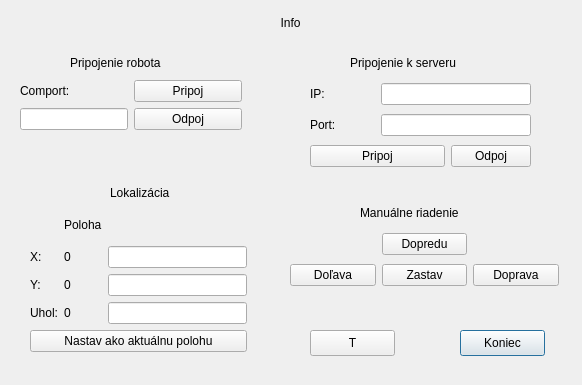
<?xml version="1.0" encoding="UTF-8"?>
<ui version="4.0">
 <class>agentForm</class>
 <widget class="QDialog" name="agentForm">
  <property name="geometry">
   <rect>
    <x>0</x>
    <y>0</y>
    <width>582</width>
    <height>385</height>
   </rect>
  </property>
  <property name="windowTitle">
   <string>agentForm</string>
  </property>
  <widget class="QPushButton" name="koniecButton">
   <property name="geometry">
    <rect>
     <x>460</x>
     <y>330</y>
     <width>85</width>
     <height>26</height>
    </rect>
   </property>
   <property name="text">
    <string>Koniec</string>
   </property>
  </widget>
  <widget class="QLabel" name="infoLabel">
   <property name="geometry">
    <rect>
     <x>0</x>
     <y>10</y>
     <width>581</width>
     <height>26</height>
    </rect>
   </property>
   <property name="text">
    <string>Info</string>
   </property>
   <property name="alignment">
    <set>Qt::AlignCenter</set>
   </property>
  </widget>
  <widget class="QLabel" name="label_12">
   <property name="geometry">
    <rect>
     <x>70</x>
     <y>50</y>
     <width>111</width>
     <height>26</height>
    </rect>
   </property>
   <property name="text">
    <string>Pripojenie robota</string>
   </property>
  </widget>
  <widget class="QLabel" name="label_13">
   <property name="geometry">
    <rect>
     <x>350</x>
     <y>50</y>
     <width>131</width>
     <height>26</height>
    </rect>
   </property>
   <property name="text">
    <string>Pripojenie k serveru</string>
   </property>
  </widget>
  <widget class="QLabel" name="label_14">
   <property name="geometry">
    <rect>
     <x>110</x>
     <y>180</y>
     <width>111</width>
     <height>26</height>
    </rect>
   </property>
   <property name="text">
    <string>Lokalizácia</string>
   </property>
  </widget>
  <widget class="QLabel" name="label_15">
   <property name="geometry">
    <rect>
     <x>360</x>
     <y>200</y>
     <width>111</width>
     <height>26</height>
    </rect>
   </property>
   <property name="text">
    <string>Manuálne riadenie</string>
   </property>
  </widget>
  <widget class="QWidget" name="layoutWidget">
   <property name="geometry">
    <rect>
     <x>20</x>
     <y>80</y>
     <width>222</width>
     <height>60</height>
    </rect>
   </property>
   <layout class="QFormLayout" name="formLayout">
    <item row="0" column="0">
     <widget class="QLabel" name="label">
      <property name="text">
       <string>Comport:</string>
      </property>
     </widget>
    </item>
    <item row="0" column="1">
     <widget class="QPushButton" name="pripojComportButton">
      <property name="text">
       <string>Pripoj</string>
      </property>
     </widget>
    </item>
    <item row="1" column="0">
     <widget class="QLineEdit" name="comportEdit">
      <property name="text">
       <string/>
      </property>
     </widget>
    </item>
    <item row="1" column="1">
     <widget class="QPushButton" name="odpojComportButton">
      <property name="text">
       <string>Odpoj</string>
      </property>
     </widget>
    </item>
   </layout>
  </widget>
  <widget class="QWidget" name="layoutWidget">
   <property name="geometry">
    <rect>
     <x>310</x>
     <y>80</y>
     <width>221</width>
     <height>90</height>
    </rect>
   </property>
   <layout class="QGridLayout" name="gridLayout">
    <item row="0" column="0">
     <widget class="QLabel" name="label_2">
      <property name="text">
       <string>IP:</string>
      </property>
     </widget>
    </item>
    <item row="0" column="1" colspan="2">
     <widget class="QLineEdit" name="ipEdit">
      <property name="text">
       <string/>
      </property>
     </widget>
    </item>
    <item row="1" column="0">
     <widget class="QLabel" name="label_3">
      <property name="text">
       <string>Port:</string>
      </property>
     </widget>
    </item>
    <item row="1" column="1" colspan="2">
     <widget class="QLineEdit" name="ipPortEdit">
      <property name="text">
       <string/>
      </property>
     </widget>
    </item>
    <item row="2" column="2">
     <widget class="QPushButton" name="odpojServerButton">
      <property name="text">
       <string>Odpoj</string>
      </property>
     </widget>
    </item>
    <item row="2" column="0" colspan="2">
     <widget class="QPushButton" name="pripojServerButton">
      <property name="text">
       <string>Pripoj</string>
      </property>
     </widget>
    </item>
   </layout>
  </widget>
  <widget class="QWidget" name="layoutWidget">
   <property name="geometry">
    <rect>
     <x>290</x>
     <y>230</y>
     <width>269</width>
     <height>60</height>
    </rect>
   </property>
   <layout class="QGridLayout" name="gridLayout_2">
    <item row="0" column="1">
     <widget class="QPushButton" name="dopreduButton">
      <property name="text">
       <string>Dopredu</string>
      </property>
     </widget>
    </item>
    <item row="1" column="0">
     <widget class="QPushButton" name="dolavaButton">
      <property name="text">
       <string>Doľava</string>
      </property>
     </widget>
    </item>
    <item row="1" column="1">
     <widget class="QPushButton" name="zastavButton">
      <property name="text">
       <string>Zastav</string>
      </property>
     </widget>
    </item>
    <item row="1" column="2">
     <widget class="QPushButton" name="dopravaButton">
      <property name="text">
       <string>Doprava</string>
      </property>
     </widget>
    </item>
   </layout>
  </widget>
  <widget class="QWidget" name="layoutWidget">
   <property name="geometry">
    <rect>
     <x>30</x>
     <y>210</y>
     <width>217</width>
     <height>142</height>
    </rect>
   </property>
   <layout class="QGridLayout" name="gridLayout_3">
    <item row="0" column="1">
     <widget class="QLabel" name="label_10">
      <property name="text">
       <string>Poloha</string>
      </property>
     </widget>
    </item>
    <item row="1" column="0">
     <widget class="QLabel" name="label_4">
      <property name="text">
       <string>X:</string>
      </property>
     </widget>
    </item>
    <item row="1" column="1">
     <widget class="QLabel" name="xLabel">
      <property name="text">
       <string>0</string>
      </property>
     </widget>
    </item>
    <item row="1" column="2">
     <widget class="QLineEdit" name="x0Edit"/>
    </item>
    <item row="2" column="0">
     <widget class="QLabel" name="label_5">
      <property name="text">
       <string>Y:</string>
      </property>
     </widget>
    </item>
    <item row="2" column="1">
     <widget class="QLabel" name="yLabel">
      <property name="text">
       <string>0</string>
      </property>
     </widget>
    </item>
    <item row="2" column="2">
     <widget class="QLineEdit" name="y0Edit"/>
    </item>
    <item row="3" column="0">
     <widget class="QLabel" name="label_6">
      <property name="text">
       <string>Uhol:</string>
      </property>
     </widget>
    </item>
    <item row="3" column="1">
     <widget class="QLabel" name="zLabel">
      <property name="text">
       <string>0</string>
      </property>
     </widget>
    </item>
    <item row="3" column="2">
     <widget class="QLineEdit" name="z0Edit"/>
    </item>
    <item row="4" column="0" colspan="3">
     <widget class="QPushButton" name="nastavAktPolohuButton">
      <property name="text">
       <string>Nastav ako aktuálnu polohu</string>
      </property>
     </widget>
    </item>
   </layout>
  </widget>
  <widget class="QPushButton" name="testButton">
   <property name="geometry">
    <rect>
     <x>310</x>
     <y>330</y>
     <width>85</width>
     <height>26</height>
    </rect>
   </property>
   <property name="text">
    <string>T</string>
   </property>
  </widget>
 </widget>
 <resources/>
 <connections>
  <connection>
   <sender>koniecButton</sender>
   <signal>clicked()</signal>
   <receiver>agentForm</receiver>
   <slot>close()</slot>
   <hints>
    <hint type="sourcelabel">
     <x>502</x>
     <y>342</y>
    </hint>
    <hint type="destinationlabel">
     <x>526</x>
     <y>369</y>
    </hint>
   </hints>
  </connection>
  <connection>
   <sender>nastavAktPolohuButton</sender>
   <signal>clicked()</signal>
   <receiver>agentForm</receiver>
   <slot>nastavAktPolohuClicked()</slot>
   <hints>
    <hint type="sourcelabel">
     <x>202</x>
     <y>342</y>
    </hint>
    <hint type="destinationlabel">
     <x>144</x>
     <y>366</y>
    </hint>
   </hints>
  </connection>
  <connection>
   <sender>pripojComportButton</sender>
   <signal>clicked()</signal>
   <receiver>agentForm</receiver>
   <slot>pripojComportClicked()</slot>
   <hints>
    <hint type="sourcelabel">
     <x>215</x>
     <y>94</y>
    </hint>
    <hint type="destinationlabel">
     <x>197</x>
     <y>47</y>
    </hint>
   </hints>
  </connection>
  <connection>
   <sender>odpojComportButton</sender>
   <signal>clicked()</signal>
   <receiver>agentForm</receiver>
   <slot>odpojComportClicked()</slot>
   <hints>
    <hint type="sourcelabel">
     <x>231</x>
     <y>128</y>
    </hint>
    <hint type="destinationlabel">
     <x>177</x>
     <y>147</y>
    </hint>
   </hints>
  </connection>
  <connection>
   <sender>pripojServerButton</sender>
   <signal>clicked()</signal>
   <receiver>agentForm</receiver>
   <slot>pripojServerClicked()</slot>
   <hints>
    <hint type="sourcelabel">
     <x>387</x>
     <y>155</y>
    </hint>
    <hint type="destinationlabel">
     <x>315</x>
     <y>183</y>
    </hint>
   </hints>
  </connection>
  <connection>
   <sender>odpojServerButton</sender>
   <signal>clicked()</signal>
   <receiver>agentForm</receiver>
   <slot>odpojServerClicked()</slot>
   <hints>
    <hint type="sourcelabel">
     <x>499</x>
     <y>161</y>
    </hint>
    <hint type="destinationlabel">
     <x>564</x>
     <y>137</y>
    </hint>
   </hints>
  </connection>
  <connection>
   <sender>dopreduButton</sender>
   <signal>clicked()</signal>
   <receiver>agentForm</receiver>
   <slot>dopreduClicked()</slot>
   <hints>
    <hint type="sourcelabel">
     <x>428</x>
     <y>243</y>
    </hint>
    <hint type="destinationlabel">
     <x>492</x>
     <y>225</y>
    </hint>
   </hints>
  </connection>
  <connection>
   <sender>dopravaButton</sender>
   <signal>clicked()</signal>
   <receiver>agentForm</receiver>
   <slot>dopravaClicked()</slot>
   <hints>
    <hint type="sourcelabel">
     <x>531</x>
     <y>273</y>
    </hint>
    <hint type="destinationlabel">
     <x>529</x>
     <y>240</y>
    </hint>
   </hints>
  </connection>
  <connection>
   <sender>dolavaButton</sender>
   <signal>clicked()</signal>
   <receiver>agentForm</receiver>
   <slot>dolavaClicked()</slot>
   <hints>
    <hint type="sourcelabel">
     <x>321</x>
     <y>274</y>
    </hint>
    <hint type="destinationlabel">
     <x>302</x>
     <y>300</y>
    </hint>
   </hints>
  </connection>
  <connection>
   <sender>zastavButton</sender>
   <signal>clicked()</signal>
   <receiver>agentForm</receiver>
   <slot>zastavClicked()</slot>
   <hints>
    <hint type="sourcelabel">
     <x>403</x>
     <y>280</y>
    </hint>
    <hint type="destinationlabel">
     <x>389</x>
     <y>321</y>
    </hint>
   </hints>
  </connection>
  <connection>
   <sender>testButton</sender>
   <signal>clicked()</signal>
   <receiver>agentForm</receiver>
   <slot>testClicked()</slot>
   <hints>
    <hint type="sourcelabel">
     <x>342</x>
     <y>344</y>
    </hint>
    <hint type="destinationlabel">
     <x>419</x>
     <y>365</y>
    </hint>
   </hints>
  </connection>
 </connections>
 <slots>
  <slot>nastavAktPolohuClicked()</slot>
  <slot>pripojComportClicked()</slot>
  <slot>odpojComportClicked()</slot>
  <slot>pripojServerClicked()</slot>
  <slot>odpojServerClicked()</slot>
  <slot>dopreduClicked()</slot>
  <slot>dolavaClicked()</slot>
  <slot>dopravaClicked()</slot>
  <slot>zastavClicked()</slot>
  <slot>testClicked()</slot>
 </slots>
</ui>
